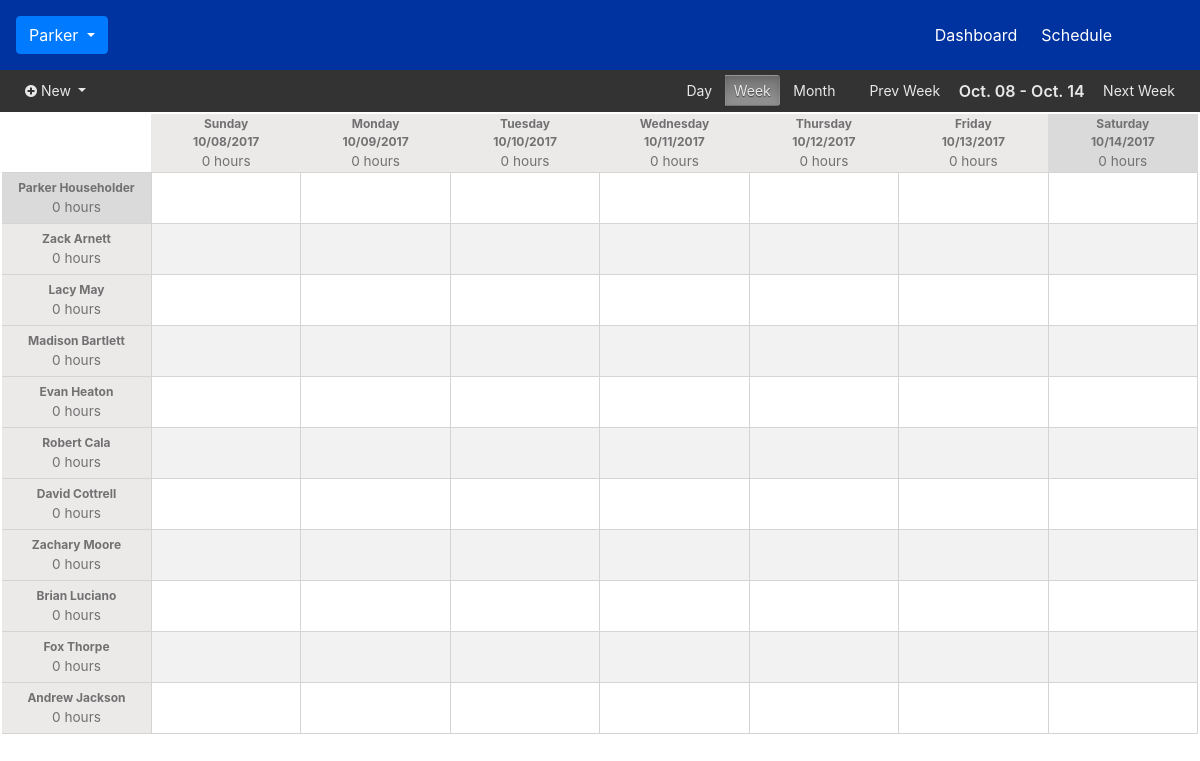
The app's page /scheduler.php (signed in), older data.
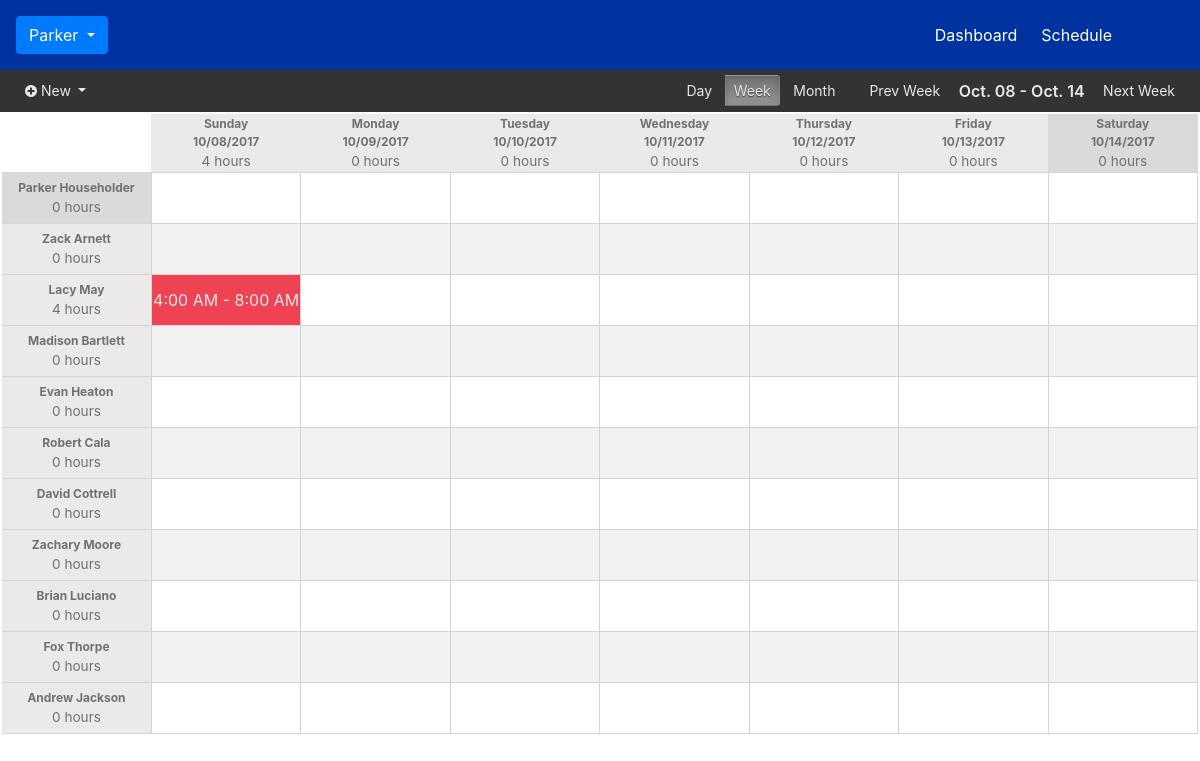
The same page, newer data.
### tables this page shows
CREATE TABLE EMPLOYEE
(
  employee_id int NOT NULL AUTO_INCREMENT,
  admin_tag int NOT NULL,
  first_name varchar(64) NOT NULL,
  last_name varchar(64) NOT NULL,
  email varchar(128) NOT NULL,
  phone_number varchar(16) NOT NULL,
  dob date NOT NULL,
  username varchar(64) NOT NULL,
  password varchar(64) NOT NULL,
  color varchar(16) NOT NULL,
  PRIMARY KEY (employee_id)
);

CREATE TABLE SHIFT
(
  shift_id int NOT NULL AUTO_INCREMENT,
  employee_id int NOT NULL,
  shift_date date NOT NULL,
  start_time time NOT NULL,
  end_time time NOT NULL,
  PRIMARY KEY (shift_id),
  FOREIGN KEY (employee_id) REFERENCES EMPLOYEE(employee_id)
);

### session.php (called while the page is built, shortened)
<?php
  if($_SESSION['logged_in']){
    $employee_id = $_SESSION['employee_id'];
    $admin_tag = $_SESSION['admin_tag'];
  }
  else {
    header("location: login.php");
  }
?>

### scheduler.php (the view, shortened to what the changed rows need)
<!DOCTYPE html>
<html>
  <head>
    <?php include 'session.php'; ?>
    <?php
          if(isset($_GET['week'])) {
            $week = (int) $_GET['week'];
            $weekofmonth = date('w');
            $firstDayofWeek = date('M. d', strtotime('-'.($weekofmonth + (7*($weekofmonth-$week))).' days'));
            $lastDayofWeek = date('M. d', strtotime('-'.($weekofmonth - 6 + (7*($weekofmonth-$week))).' days'));
            $next_week_link = '<a type="button" class="btn btn-default btn-sm control button" href="?week='.($week + 1).'">Next Week</a>';
            $previous_week_link = '<a type="button" class="btn btn-default btn-sm control button" href="?week='.($week - 1).'" class="control button">Prev Week</a>';
            $controls = '<form class="week control-form" method="get">'.$previous_week_link.'  <span class="date-display">'.$firstDayofWeek.' - '.$lastDayofWeek.'</span>   '.$next_week_link.' </form>';
          }
          else {
            $week = (int) date('w');
          }
       ?>
    <link rel="stylesheet" href="https://maxcdn.bootstrapcdn.com/bootstrap/4.0.0-beta/css/bootstrap.min.css">
    <link rel="stylesheet" href="fonts/font-awesome/css/font-awesome.min.css">
    <link rel="stylesheet" href="css/main.css">
  </head>
  <body>
    <div id="scheduler">
      <?php
        include 'connection.php';
        $employees = $mysqli->query("SELECT * FROM EMPLOYEE");
        $weekofmonth = date('w');
        if(isset($_GET['week']) || !isset($_GET['week']) && !isset($_GET['month']) && !isset($_GET['day'])) { ?>
          <div class="container-fluid week schedule-view" style="padding-left: 2px; padding-right: 2px;">
            <table class="schedule-table">
              <tr class="week-days">
                <th style="background-color: white; vertical-align: bottom;"></th>
                <th id="sunday-header" style="<?php if(date('m/d/Y', strtotime('-'.($weekofmonth + (7*($weekofmonth-$week))).' days')) == date('m/d/Y')) { ?> background-color: #dadada;<?php } ?> ">Sunday<br />
                  <?php echo date('m/d/Y', strtotime('-'.($weekofmonth + (7*($weekofmonth-$week))).' days')); ?><br /><span class='sunday-header employee-hours'><br></span></th>
                <th id="monday-header" style="<?php if(date('m/d/Y', strtotime('-'.($weekofmonth - 1 + (7*($weekofmonth-$week))).' days')) == date('m/d/Y')) { ?> background-color: #dadada;<?php } ?> ">Monday<br />
                  <?php echo date('m/d/Y', strtotime('-'.($weekofmonth-1+ (7*($weekofmonth-$week))).' days')); ?><br /><span class='monday-header employee-hours'><br></span></th>
                <th id="tuesday-header" style="<?php if(date('m/d/Y', strtotime('-'.($weekofmonth - 2 + (7*($weekofmonth-$week))).' days')) == date('m/d/Y')) { ?> background-color: #dadada;<?php } ?> ">Tuesday<br />
                  <?php echo date('m/d/Y', strtotime('-'.($weekofmonth-2+ (7*($weekofmonth-$week))).' days')); ?><br /><span class='tuesday-header employee-hours'><br></span></th>
                <th id="wednesday-header" style="<?php if(date('m/d/Y', strtotime('-'.($weekofmonth - 3 + (7*($weekofmonth-$week))).' days')) == date('m/d/Y')) { ?> background-color: #dadada;<?php } ?> ">Wednesday<br />
                  <?php echo date('m/d/Y', strtotime('-'.($weekofmonth-3+ (7*($weekofmonth-$week))).' days')); ?><br /><span class='wednesday-header employee-hours'><br></span></th>
                <th id="thursday-header" style="<?php if(date('m/d/Y', strtotime('-'.($weekofmonth - 4 + (7*($weekofmonth-$week))).' days')) == date('m/d/Y')) { ?> background-color: #dadada;<?php } ?> ">Thursday<br />
                   <?php echo date('m/d/Y', strtotime('-'.($weekofmonth-4+ (7*($weekofmonth-$week))).' days')); ?><br /><span class='thursday-header employee-hours'><br></span></th>
                <th id="friday-header" style="<?php if(date('m/d/Y', strtotime('-'.($weekofmonth - 5 + (7*($weekofmonth-$week))).' days')) == date('m/d/Y')) { ?> background-color: #dadada;<?php } ?> ">Friday<br />
                  <?php echo date('m/d/Y', strtotime('-'.($weekofmonth-5+ (7*($weekofmonth-$week))).' days')); ?><br /><span class='friday-header employee-hours'><br></span></th>
                <th id="saturday-header" style="<?php if(date('m/d/Y', strtotime('-'.($weekofmonth - 6 + (7*($weekofmonth-$week))).' days')) == date('m/d/Y')) { ?> background-color: #dadada;<?php } ?> ">Saturday<br />
                  <?php echo date('m/d/Y', strtotime('-'.($weekofmonth-6+ (7*($weekofmonth-$week))).' days')); ?><br /><span class='saturday-header employee-hours'><br></span></th>
              </tr>
              <?php
                while($current_row = $employees->fetch_assoc()){  ?>
                  <tr>
                    <th <?php if($current_row['employee_id'] == $employee_id) { echo 'style="background-color: #dadada !important;"'; } ?> id="employee-<?php echo $current_row['employee_id']; ?>-header"><?php echo $current_row['first_name'] . " " . $current_row['last_name']; ?></th>
                      <?php
                      for ($i=0; $i < 7; $i++) {
                        include 'connection.php';
                        $employee_id1 = $current_row['employee_id'];
                        $shift_date = (string) date('Y-m-d', strtotime('-'.($weekofmonth-$i+(7*($weekofmonth-$week))).' days'));
                        $shift = $mysqli->query("SELECT * FROM SHIFT WHERE employee_id = $employee_id1 AND shift_date = '".$shift_date."' ");
                        if($shift->num_rows > 0){
                          while($row = $shift->fetch_assoc()) {?>
                            <td class="shift-block" style="background-color: <?php echo $current_row['color'] ?>">
                              <p>
                                <?php if((int)date('H', strtotime($row['start_time'])) % 12 != 0) { echo (int)date('H', strtotime($row['start_time'])) % 12; } else { echo 12; } echo date(':i A', strtotime($row['start_time'])) ?>
                                  - <?php if((int)date('H', strtotime($row['end_time'])) % 12 != 0) { echo (int)date('H', strtotime($row['end_time'])) % 12; } else { echo 12; } echo date(':i A', strtotime($row['end_time'])); ?>
                              </p>
                            </td>
                            <?php
                          }
                        }
                        else {  ?>
                          <td><?php if($admin_tag == 1) { ?><a class="in-cell-add add-item" data-employee-id="<?php echo $current_row['employee_id']; ?>" data-shift-date="<?php echo $shift_date; ?>" data-toggle="modal" data-target="#AddShift">
                            <i class="fa fa-plus" aria-hidden="true"></i></a><?php } ?></td>
                    <?php
                        }
                      } ?>
                  </tr>
            <?php } ?>
            </table>
        </div>
    <?php }
    ?>
  </body>
</html>

Row changes from the older to the newer data that the page shows:
added shift: start_time "4", start_time ":00 AM", end_time "8", end_time ":00 AM", shown under employee "Lacy"
Text that changed along with them:
text written by a page script: "0 hours" → "4 hours"
